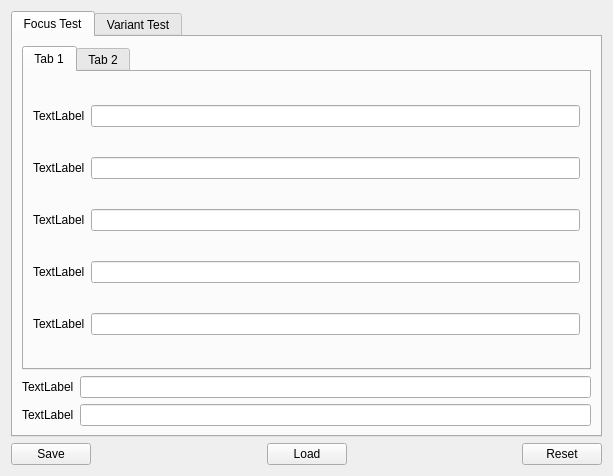
<?xml version="1.0" encoding="UTF-8"?>
<ui version="4.0">
 <class>TabWidget</class>
 <widget class="QWidget" name="TabWidget">
  <property name="geometry">
   <rect>
    <x>0</x>
    <y>0</y>
    <width>613</width>
    <height>476</height>
   </rect>
  </property>
  <property name="windowTitle">
   <string>Form</string>
  </property>
  <layout class="QVBoxLayout" name="verticalLayout_2">
   <item>
    <widget class="QTabWidget" name="tabWidget">
     <property name="currentIndex">
      <number>0</number>
     </property>
     <widget class="QWidget" name="tab">
      <attribute name="title">
       <string>Focus Test</string>
      </attribute>
      <layout class="QVBoxLayout" name="verticalLayout">
       <item>
        <widget class="QTabWidget" name="focusChildTabs">
         <property name="currentIndex">
          <number>0</number>
         </property>
         <property name="tabsClosable">
          <bool>false</bool>
         </property>
         <widget class="QWidget" name="focusTestTab1">
          <attribute name="title">
           <string>Tab 1</string>
          </attribute>
          <layout class="QVBoxLayout" name="verticalLayout_3">
           <item>
            <layout class="QHBoxLayout" name="horizontalLayout_2">
             <item>
              <widget class="Label" name="label1">
               <property name="text">
                <string>TextLabel</string>
               </property>
              </widget>
             </item>
             <item>
              <widget class="LineEdit" name="lineEdit1"/>
             </item>
            </layout>
           </item>
           <item>
            <layout class="QHBoxLayout" name="horizontalLayout_5">
             <item>
              <widget class="Label" name="label2">
               <property name="text">
                <string>TextLabel</string>
               </property>
              </widget>
             </item>
             <item>
              <widget class="LineEdit" name="lineEdit2"/>
             </item>
            </layout>
           </item>
           <item>
            <layout class="QHBoxLayout" name="horizontalLayout_6">
             <item>
              <widget class="Label" name="label3">
               <property name="text">
                <string>TextLabel</string>
               </property>
              </widget>
             </item>
             <item>
              <widget class="LineEdit" name="lineEdit3"/>
             </item>
            </layout>
           </item>
           <item>
            <layout class="QHBoxLayout" name="horizontalLayout_10">
             <item>
              <widget class="Label" name="label4">
               <property name="text">
                <string>TextLabel</string>
               </property>
              </widget>
             </item>
             <item>
              <widget class="QLineEdit" name="lineEdit4"/>
             </item>
            </layout>
           </item>
           <item>
            <layout class="QHBoxLayout" name="horizontalLayout_11">
             <item>
              <widget class="Label" name="label5">
               <property name="text">
                <string>TextLabel</string>
               </property>
              </widget>
             </item>
             <item>
              <widget class="QLineEdit" name="lineEdit5"/>
             </item>
            </layout>
           </item>
          </layout>
         </widget>
         <widget class="QWidget" name="focusTestTab2">
          <attribute name="title">
           <string>Tab 2</string>
          </attribute>
          <layout class="QVBoxLayout" name="verticalLayout_4">
           <item>
            <widget class="QTreeWidget" name="treeWidget">
             <column>
              <property name="text">
               <string>Col 1</string>
              </property>
             </column>
             <column>
              <property name="text">
               <string>Col 2</string>
              </property>
             </column>
             <column>
              <property name="text">
               <string>Col 3</string>
              </property>
             </column>
             <item>
              <property name="text">
               <string>Item 1</string>
              </property>
             </item>
             <item>
              <property name="text">
               <string>Item 3</string>
              </property>
             </item>
             <item>
              <property name="text">
               <string>Item 2</string>
              </property>
             </item>
            </widget>
           </item>
          </layout>
         </widget>
        </widget>
       </item>
       <item>
        <layout class="QHBoxLayout" name="horizontalLayout_3">
         <item>
          <widget class="QLabel" name="label">
           <property name="text">
            <string>TextLabel</string>
           </property>
          </widget>
         </item>
         <item>
          <widget class="QLineEdit" name="tab1_edit1"/>
         </item>
        </layout>
       </item>
       <item>
        <layout class="QHBoxLayout" name="horizontalLayout_4">
         <item>
          <widget class="QLabel" name="label_2">
           <property name="text">
            <string>TextLabel</string>
           </property>
          </widget>
         </item>
         <item>
          <widget class="QLineEdit" name="tab1_edit2"/>
         </item>
        </layout>
       </item>
      </layout>
     </widget>
     <widget class="QWidget" name="tab_2">
      <attribute name="title">
       <string>Variant Test</string>
      </attribute>
      <layout class="QVBoxLayout" name="verticalLayout_5">
       <item>
        <layout class="QHBoxLayout" name="horizontalLayout_7">
         <item>
          <widget class="QCheckBox" name="vCheckLeft">
           <property name="text">
            <string>CheckBox</string>
           </property>
          </widget>
         </item>
         <item>
          <spacer name="horizontalSpacer">
           <property name="orientation">
            <enum>Qt::Horizontal</enum>
           </property>
           <property name="sizeHint" stdset="0">
            <size>
             <width>40</width>
             <height>20</height>
            </size>
           </property>
          </spacer>
         </item>
         <item>
          <widget class="QCheckBox" name="vCheckRight">
           <property name="text">
            <string>CheckBox</string>
           </property>
          </widget>
         </item>
        </layout>
       </item>
       <item>
        <layout class="QHBoxLayout" name="horizontalLayout_8">
         <item>
          <widget class="QComboBox" name="vCombo">
           <property name="sizePolicy">
            <sizepolicy hsizetype="Expanding" vsizetype="Fixed">
             <horstretch>0</horstretch>
             <verstretch>0</verstretch>
            </sizepolicy>
           </property>
           <item>
            <property name="text">
             <string>Item 1</string>
            </property>
           </item>
           <item>
            <property name="text">
             <string>Item 2</string>
            </property>
           </item>
           <item>
            <property name="text">
             <string>Item 3</string>
            </property>
           </item>
           <item>
            <property name="text">
             <string>Item 4</string>
            </property>
           </item>
           <item>
            <property name="text">
             <string>Item 5</string>
            </property>
           </item>
          </widget>
         </item>
         <item>
          <spacer name="horizontalSpacer_2">
           <property name="orientation">
            <enum>Qt::Horizontal</enum>
           </property>
           <property name="sizeType">
            <enum>QSizePolicy::Expanding</enum>
           </property>
           <property name="sizeHint" stdset="0">
            <size>
             <width>40</width>
             <height>20</height>
            </size>
           </property>
          </spacer>
         </item>
         <item>
          <widget class="QComboBox" name="vComboEdit">
           <property name="sizePolicy">
            <sizepolicy hsizetype="Expanding" vsizetype="Fixed">
             <horstretch>0</horstretch>
             <verstretch>0</verstretch>
            </sizepolicy>
           </property>
           <property name="editable">
            <bool>true</bool>
           </property>
           <item>
            <property name="text">
             <string>1</string>
            </property>
           </item>
           <item>
            <property name="text">
             <string>2</string>
            </property>
           </item>
           <item>
            <property name="text">
             <string>3</string>
            </property>
           </item>
           <item>
            <property name="text">
             <string>4</string>
            </property>
           </item>
           <item>
            <property name="text">
             <string>5</string>
            </property>
           </item>
          </widget>
         </item>
        </layout>
       </item>
       <item>
        <layout class="QHBoxLayout" name="horizontalLayout_9">
         <item>
          <widget class="QSlider" name="vSliderLeft">
           <property name="orientation">
            <enum>Qt::Horizontal</enum>
           </property>
          </widget>
         </item>
         <item>
          <spacer name="horizontalSpacer_3">
           <property name="orientation">
            <enum>Qt::Horizontal</enum>
           </property>
           <property name="sizeHint" stdset="0">
            <size>
             <width>40</width>
             <height>20</height>
            </size>
           </property>
          </spacer>
         </item>
         <item>
          <widget class="QSlider" name="vSliderRight">
           <property name="orientation">
            <enum>Qt::Horizontal</enum>
           </property>
          </widget>
         </item>
        </layout>
       </item>
      </layout>
     </widget>
    </widget>
   </item>
   <item>
    <layout class="QHBoxLayout" name="horizontalLayout">
     <item>
      <widget class="QPushButton" name="save">
       <property name="text">
        <string>Save</string>
       </property>
      </widget>
     </item>
     <item>
      <spacer name="horizontalSpacer_4">
       <property name="orientation">
        <enum>Qt::Horizontal</enum>
       </property>
       <property name="sizeHint" stdset="0">
        <size>
         <width>40</width>
         <height>20</height>
        </size>
       </property>
      </spacer>
     </item>
     <item>
      <widget class="QPushButton" name="load">
       <property name="text">
        <string>Load</string>
       </property>
      </widget>
     </item>
     <item>
      <spacer name="horizontalSpacer_5">
       <property name="orientation">
        <enum>Qt::Horizontal</enum>
       </property>
       <property name="sizeHint" stdset="0">
        <size>
         <width>40</width>
         <height>20</height>
        </size>
       </property>
      </spacer>
     </item>
     <item>
      <widget class="QPushButton" name="reset">
       <property name="text">
        <string>Reset</string>
       </property>
      </widget>
     </item>
    </layout>
   </item>
  </layout>
 </widget>
 <customwidgets>
  <customwidget>
   <class>Label</class>
   <extends>QLabel</extends>
   <header location="global">Label.hxx</header>
  </customwidget>
  <customwidget>
   <class>LineEdit</class>
   <extends>QLineEdit</extends>
   <header location="global">LineEdit.hxx</header>
  </customwidget>
 </customwidgets>
 <resources/>
 <connections>
  <connection>
   <sender>reset</sender>
   <signal>clicked()</signal>
   <receiver>treeWidget</receiver>
   <slot>clear()</slot>
   <hints>
    <hint type="sourcelabel">
     <x>387</x>
     <y>321</y>
    </hint>
    <hint type="destinationlabel">
     <x>363</x>
     <y>149</y>
    </hint>
   </hints>
  </connection>
 </connections>
</ui>
